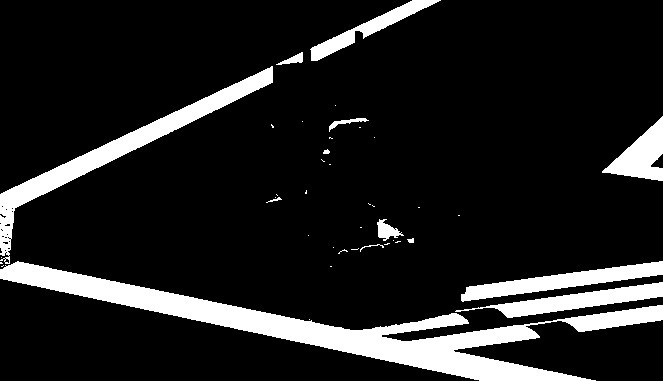
#> input picture autoAim/image_thres1.jpg, 663 x 381 px, given in place of the camera
$ python RedTeamautoAim.py
#> lines starting #> are read from the running program, lines starting #| are printed output that depends on the picture
### autoAim/autoAimer.py
# -*- coding: utf-8 -*-
"""
Created on Sat Jul 16 20:27:52 2022

@author: HUAWEI
"""
import cv2
import numpy as np
from kalmanfilter import KalmanFilter


class autoAimer:

    def __init__(self, colour):
        self.colour = colour
        self.setThreshold = False
        self.kalmanFilter = KalmanFilter()
        self.postionCache = []

    def setBinaryThreshold(self, threshold):
        '''
        Parameters
        ----------
        threshold : INT
            设置预处理图像过程中二值化的阈值.

        Returns
        -------
        None.

        '''
        self.setThreshold = True
        self.threshold = threshold

    def imgProcess(self, originalImage):
        '''
        Returns
        -------
        imgAfterProcess
            经过预处理的图像.

        '''
        if not self.setThreshold:  # 确保阈值已经设置
            print("Haven't set binary threshold !")
            return "Error"

        imgGsb = cv2.GaussianBlur(originalImage, (7, 7), 0)  # 通过高斯模糊降噪
        b, g, r = cv2.split(imgGsb)  # 通道分离

        if self.colour == 'red':
            imgSub = cv2.subtract(b, r)  # 通道减除 b - r 会使蓝色区域有更高的值
        elif self.colour == 'blue':
            imgSub = cv2.subtract(r, b)

        ret, imgBinary = cv2.threshold(
            imgSub, self.threshold, 255, cv2.THRESH_BINARY)  # 二值化

        # 将二值化图品再次高斯模糊是为了除去白色面积中的小黑色噪点，防止轮廓破裂
        imgAfterProcess = cv2.GaussianBlur(imgBinary, (7, 7), 0)
        cv2.imshow("binary",imgAfterProcess.copy())

        return np.array(imgAfterProcess)

    def findArmor(self, inputImage):
        '''


        Parameters
        ----------
        inputImage : image
            从相机获取的逐帧图像.

        Returns
        -------
        cX, cY : int
            （被认为的）装甲板轮廓在opencv的像素坐标系下的中心坐标.
            说被认为的是因为，我们只寻找视野中最大的一个轮廓，至于是不是装甲板
            只能说大概率是的，但并不能保证
            （椭圆拟合或者卷积网络应该是确保找到装甲板的利器）

        '''
        if not self.setThreshold:
            print("Haven't set binary threshold !")
            return 0, 0

        imgProcessed = self.imgProcess(inputImage)

        cnts, h = cv2.findContours(
            imgProcessed, cv2.RETR_EXTERNAL, cv2.CHAIN_APPROX_NONE)  # 找轮廓

        if len(cnts) >= 1:
            drawImage = inputImage.copy()
            cntsInfo = [[0, 0]]
            for c in cnts:
                M = cv2.moments(c)  # M是图像矩
                S = int(M["m00"])  # 求面积
                if S > 50:
                    # 求中心坐标（具体可以去看CSDN上关于图像矩的博客）
                    cY = int(M["m01"] / (M["m00"] + 0.00000001))
                    cX = int(M["m10"] / (M["m00"] + 0.00000001))
                    # 拿出面积，中心位置，轮廓本身单独存放，便于后续处理
                    cntsInfo.append([S, cX, cY, c])

            cntsInfo.sort(reverse=True)  # 这样会根据S从大到小排列轮廓
            cX = cntsInfo[0][1]     # 取出最后被认为是装甲板的轮廓（面积最大）的中心位置坐标（像素坐标系）
            cY = cntsInfo[0][2]
            #Rect = cv2.boundingRect(cntsInfo[0][3])    # 创建轮廓矩形
            # 这里将轮廓索引设置为-1,绘制出所有轮廓的boundingRect,颜色设置为绿色，宽度为2为例
            #cv2.drawContours(drawImage, Rect, -1, (0, 255, 0), 2)
            cv2.circle(drawImage, [cX, cY], 5, (0, 255, 0), 3)
            cv2.imshow("cnts", drawImage)

            #self.postionCache.append([cX, cY])

            return cX, cY    # 返回中心坐标
        else:
            return "No contours", "No contours"

### autoAim/RedTeamautoAim.py
# -*- coding: utf-8 -*-
"""
Created on Tue Jul  5 14:25:39 2022

@author: HUAWEI
"""

import cv2
from autoAimer import autoAimer

myAutoAimer = autoAimer("red")


def create_cam():
    cap = cv2.VideoCapture(cv2.CAP_DSHOW)
    #cap.set(cv2.CAP_PROP_AUTO_EXPOSURE, 1)  # 有时候你的摄像头需要手动关闭自动曝光
    cap.set(cv2.CAP_PROP_EXPOSURE, -5)  # 具体曝光参数自己调试
    cap.set(cv2.CAP_PROP_FRAME_WIDTH, 640)
    cap.set(cv2.CAP_PROP_FRAME_HEIGHT, 480)

    return cap


def uart_send(uart, shoot_yaw, shoot_pitch):   # 这里抄的是张旭dalao的下位机通讯（其实我也不太明白，具体可以问他本人）
    shoot_yaw = round(shoot_yaw, 1)
    shoot_pitch = round(shoot_pitch, 1)
    shoot_yaw = str(shoot_yaw)
    shoot_pitch = str(shoot_pitch)
    pos = shoot_yaw+"|"+shoot_pitch+" "+";"
    uart.write(str(pos).encode('utf-8'))


if __name__ == '__main__':

    #uart = ser.Serial('/dev/ttyTHS1',9600,timeout=1)
    cap = create_cam()
    ret, frame = cap.read()
#> frame is the input picture: shape (381, 663, 3); min 0, max 255, mean 32.2
    myAutoAimer.setBinaryThreshold(80)  # 具体阈值也请自己调试
    while True:

        for i in range(6):

            ret, frame = cap.read()

            if ret:
                cX, cY = myAutoAimer.findArmor(frame)
                print("cX is: ", cX, "cY is: ", cY)  # 至此你已经找到了轮廓中心点了

                #下面的代码就是下位机通讯啦
                #你也可以考虑把pid也放在上位机算完
                #也可以尝试加上卡尔曼滤波的运动预测（后续版本我也会加上）

            if cv2.waitKey(1) == ord('q'):
                break
                break
#> this loop made 1 pass; (key q is pressed on pass 1)
#| cX is:  No contours cY is:  No contours
#> pass 1, in imgProcess, `imgGsb = cv2.GaussianBlur(originalImage, (7, 7), 0)`:
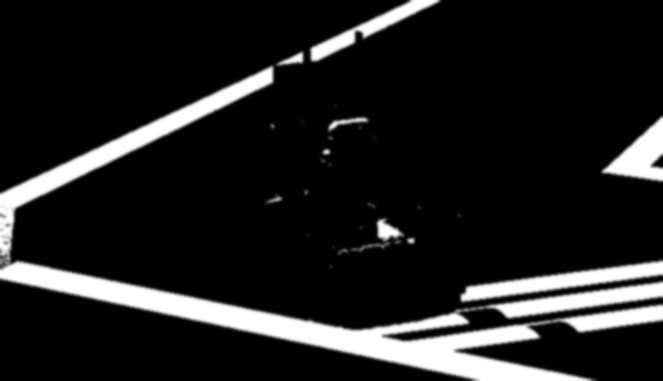
#> imgGsb: shape (381, 663, 3); min 0, max 255, mean 32.2
